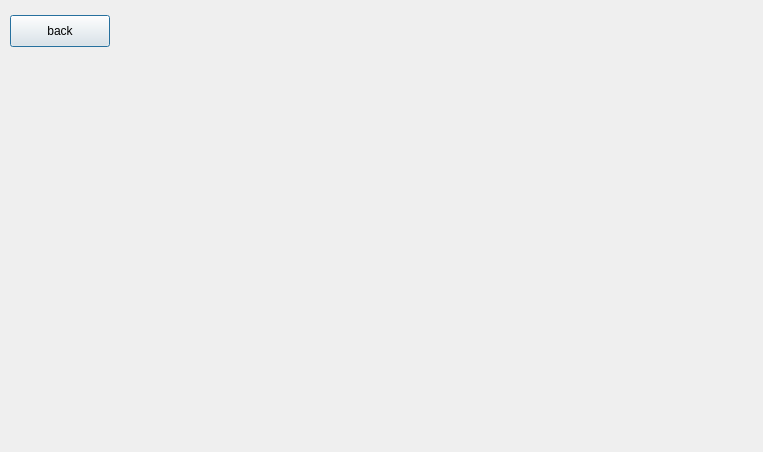
<?xml version="1.0" encoding="UTF-8"?>
<ui version="4.0">
 <class>EngViet</class>
 <widget class="QDialog" name="EngViet">
  <property name="geometry">
   <rect>
    <x>0</x>
    <y>0</y>
    <width>763</width>
    <height>452</height>
   </rect>
  </property>
  <property name="maximumSize">
   <size>
    <width>775</width>
    <height>452</height>
   </size>
  </property>
  <property name="windowTitle">
   <string>Dialog</string>
  </property>
  <widget class="QPushButton" name="backButton">
   <property name="geometry">
    <rect>
     <x>10</x>
     <y>15</y>
     <width>100</width>
     <height>32</height>
    </rect>
   </property>
   <property name="text">
    <string>back</string>
   </property>
  </widget>
  <widget class="QWidget" name="splitterPlaceholder" native="true">
   <property name="geometry">
    <rect>
     <x>0</x>
     <y>60</y>
     <width>1300</width>
     <height>840</height>
    </rect>
   </property>
  </widget>
  <widget class="QWidget" name="buttonWidget" native="true">
   <property name="geometry">
    <rect>
     <x>180</x>
     <y>5</y>
     <width>1110</width>
     <height>40</height>
    </rect>
   </property>
  </widget>
 </widget>
 <resources/>
 <connections/>
</ui>
